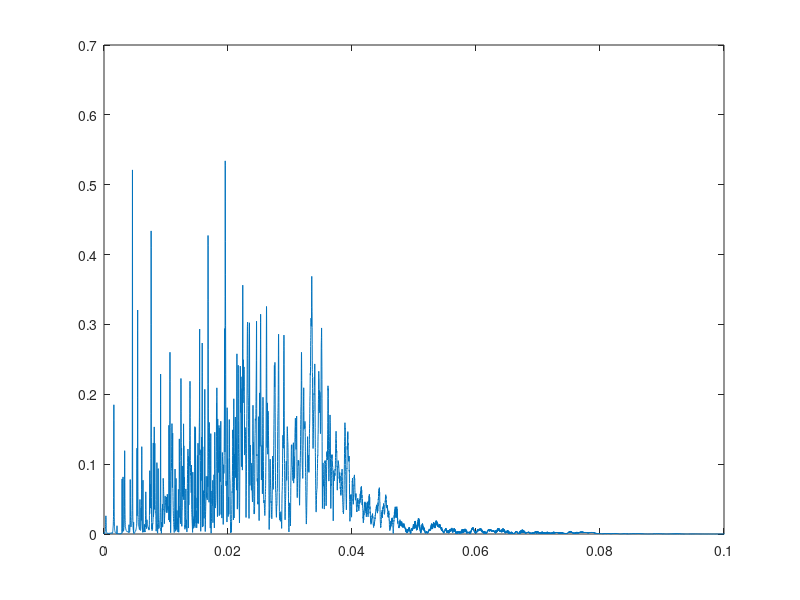

Here is the MATLAB script that generated this plot:
% find frequency resonator
close all
clear('all');
pressures = textread('velocities_y.dat');
pressures = pressures - mean(pressures);
window = hanning(length(pressures));
pressures = pressures.*window;
velocities = textread('velocities_y.dat');
velocities = velocities - mean(velocities);
velocities = velocities.*window;
%impedance = fft(pressures)./fft(velocities);


N=length(pressures);
windowLenght=N/80;
%Sxx = cpsd(pressures,pressures,hanning(windowLenght),N/90,N,'twosided');
%Sxx = cpsd(pressures,pressures);
frequencies = linspace(0, 1, length(pressures));
figure(1);
%plot(frequencies,abs(Sxx));
plot(frequencies, abs(fft(pressures)));
xlim([0 0.1]);
%ylim([0 0.08])
